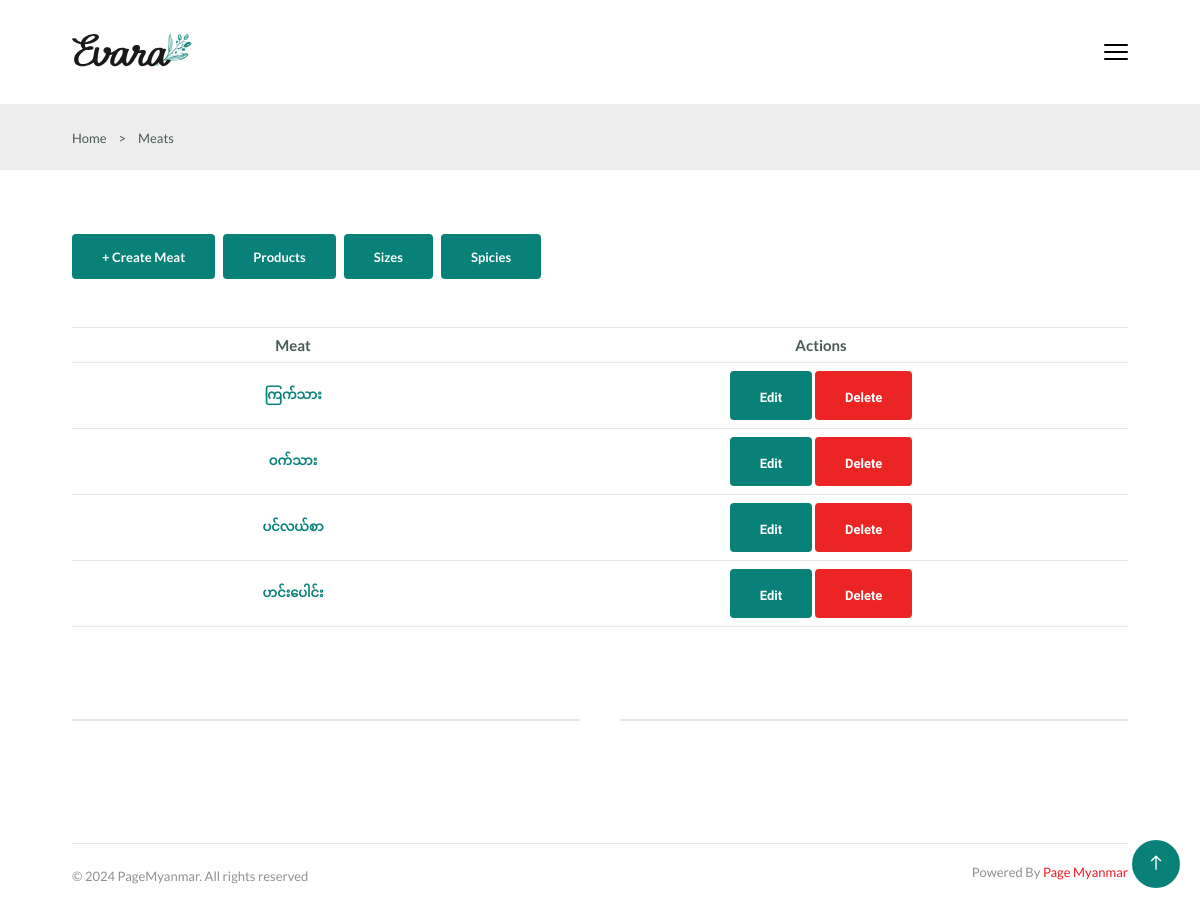
/meats/ (signed in), run on the app's committed database.
### app/models.py (models this page shows)
class MeatModel(models.Model):
    name = models.CharField(max_length=200)
    created_at = models.DateTimeField(auto_now_add=True)
    updated_at = models.DateTimeField(auto_now=True)

### app/views.py (the view)
# urls.py: path('meats/',Meats),
@login_required(login_url=settings.LOGIN_URL)
@role_permission_required('app.view_meatmodel')
def Meats(request):
    meats = MeatModel.objects.all()
    context = {
        'meats':meats
    }
    return render(request, 'meats.html', context)

### app/context_processors.py (called while the page is built, shortened)
def Counts(request):
    table_id = request.resolver_match.kwargs.get('id')  # Get `id` from the URL kwargs
    return {
        'cart_count': 0,
    }

### app/templatetags/custom_permissions.py (called while the page is built)
@register.filter
def has_role_permission(user, permission_codename):
    if user.is_authenticated and hasattr(user, 'has_permission'):
        return user.has_permission(permission_codename)
    return False

### authentication/models.py (called while the page is built)
    def has_permission(self, perm_codename):
        if self.role:
            return self.role.permissions.filter(codename=perm_codename).exists()
        return False

### templates/meats.html (shortened to what this page needs)
{% extends 'components/base.html' %}
{% block body %}
{% load custom_permissions %}
<section class="breadcrumb">
    <ul class="breadcrumb__list flex container">
        <li><a href="/" class="breadcrumb__link">Home</a></li>
        <li><span class="breadcrumb__link">></span></li>
        <li><span class="breadcrumb__link">Meats</span></li>
    </ul>
</section>
<section class="cart section--lg container">
    {% if request.user|has_role_permission:'add_productmodel' %}
    <div class="flex" style="margin-bottom: 3rem;">
        <button onclick="window.location.href='/create-meat/'"class="btn btn--md">+ Create Meat</button>
        <button onclick="window.location.href='/products/'" class="btn btn--md">Products</button>
        <button onclick="window.location.href='/sizes/'" class="btn btn--md">Sizes</button>
        <button onclick="window.location.href='/spicies/'" class="btn btn--md">Spicies</button>
    </div>
    {% endif %}
    <div class="table__container">
        <table class="table">
            <tr>
                <th>Meat</th>
                {% if request.user|has_role_permission:'change_meatmodel' and request.user|has_role_permission:'delete_meatmodel' %}
                <th style="width: 300px;">Actions</th>
                {% endif %}
            </tr>
            {% for meat in meats %}
            <tr>
                <td>
                    <h3 style="white-space: nowrap;" class="table__title">{{meat.name}}</h3>
                </td>
                {% if request.user|has_role_permission:'change_meatmodel' and request.user|has_role_permission:'delete_meatmodel' %}
                <td style="width: 300px;">
                    <a href="/update-meat/{{meat.id}}/" class="btn btn-es">Edit</a>
                    <a href="/update-meat/{{meat.id}}/" class="btn btn-es delete">Delete</a>
                </td>
                {% endif %}
            </tr>
            {% endfor %}
        </table>
    </div>
    <div class="divider">
        <i class="fi fi-rs-fingerprint"></i>
    </div>
</section>
{% endblock %}

### static/css/style.css (style rules this page uses)
:root { --header-height: 4rem; --first-color: hsl(176, 88%, 27%); --first-color-alt: hsl(129, 44%, 94%); --second-color: hsl(34, 94%, 87%); --title-color: hsl(0, 0%, 13%); --text-color: hsl(154, 13%, 32%); --text-color-light: hsl(60, 1%, 56%); --body-color: hsl(0, 0%, 100%); --container-color: hsl(0, 0%, 93%); --border-color: hsl(129, 36%, 85%); --border-color-alt: hsl(133, 15%, 90%); --delete-color: hsl(0, 83%, 53%); --image-bg-color: #f1f1f1; --body-font: 'Lato', sans-serif; --second-font: 'Spartan', sans-serif; --big-font-size: 3.5rem; --h1-font-size: 2.75rem; --h2-font-size: 2rem; --h3-font-size: 1.75rem; --h4-font-size: 1.375rem; --large-font-size: 1.125rem; --normal-font-size: 1rem; --small-font-size: 0.875rem; --smaller-font-size: 0.75rem; --tiny-font-size: 0.6875rem; --weight-400: 400; --weight-500: 500; --weight-600: 600; --weight-700: 700; --transition: cubic-bezier(0, 0, 0.05, 1); --transition-ease-in-out: all 0.3s ease-in-out; }
@media screen and (max-width: 1200px) { :root { --big-font-size: 2.25rem; --h1-font-size: 2rem; --h2-font-size: 1.375rem; --h3-font-size: 1.25rem; --h4-font-size: 1.125rem; --large-font-size: 1rem; --normal-font-size: 0.9375rem; --small-font-size: 0.8125rem; --smaller-font-size: 0.6875rem; --tiny-font-size: 0.625rem; } }
* { margin: 0; padding: 0; box-sizing: border-box; }
input, textarea, select, body { color: var(--text-color); font-family: var(--body-font); font-size: var(--normal-font-size); font-weight: var(--weight-400); }
body { background-color: var(--body-color); }
h1, h2, h3, h4 { font-family: var(--second-font); color: var(--title-color); font-weight: var(--weight-600); }
ul { list-style: none; }
a { text-decoration: none; }
button, label { cursor: pointer; }
button, textarea, input, select { background-color: transparent; border: none; outline: none; }
table { width: 100%; border-collapse: collapse; }
.container { max-width: 1440px; margin-inline: auto; padding-inline: .75rem; }
.section--lg { padding-block: 4rem; }
.btn, .swal2-confirm, .swal2-cancel { display: inline-block; background: var(--first-color); border: 2px solid var(--first-color); color: var(--body-color); padding-inline: 1.75rem; height: 49px; line-height: 49px; border-radius: .25rem; font-family: var(--second-font); font-size: var(--small-font-size); font-weight: var(--weight-700); transition: all 0.4s var(--transition); }
.btn--md, .btn--sm, .btn--es { font-family: var(--body-font); }
.btn--md { height: 45px; line-height: 42px; }
.delete, .swal2-cancel { background-color: var(--delete-color); border-color: var(--delete-color); }
.flex { display: flex; align-items: center; column-gap: 0.5rem; }
.breadcrumb { background-color: var(--container-color); padding-block: 1.5rem; }
.breadcrumb__list { column-gap: 0.75rem; }
.breadcrumb__link { color: var(--text-color); font-size: var(--small-font-size); }
.table__container { overflow-x: auto; }
.table { table-layout: fixed; margin-bottom: 2rem; }
.table tr { border-top: 1px solid var(--border-color-alt); }
.table tr:last-child { border-bottom: 1px solid var(--border-color-alt); }
.table tr th:nth-child(1), .table tr td:nth-child(1) { width: 216px; }
.table tr th:nth-child(2), .table tr td:nth-child(2) { width: 400px; }
.table tr th, .table tr td { padding: 0.5rem; text-align: center; }
.table__title, .table__description, .table__price, .table__subtotal, .table__trash, .table__stock { font-size: var(--small-font-size); }
.table__title, .table__stock { color: var(--first-color); }
.divider { position: relative; text-align: center; margin-block: 3rem; }
.divider::before { content: ''; position: absolute; top: 50%; left: 0; width: 100%; border-top: 2px solid var(--border-color-alt); }
.divider i { color: var(--text-color-light); background-color: var(--body-color); font-size: 1.25rem; padding-inline: 1.25rem; position: relative; z-index: 10; }
@media screen and (max-width: 1520px) { .container { max-width: 1260px; } }
@media screen and (max-width: 1320px) { .container { max-width: 1080px; } }

### data on the page
MeatModel: name "ကြက်သား"
MeatModel: name "ဝက်သား"
MeatModel: name "ပင်လယ်စာ"
MeatModel: name "ဟင်းပေါင်း"
